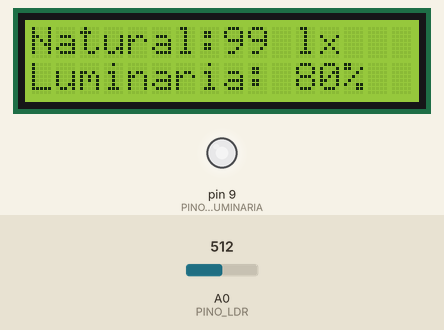
Simulated run of this sketch. Board: Arduino Uno, built with avr-gcc and run on an emulated ATmega328P. Shown: 16×2 character LCD, output pins drawn as LEDs (lit = HIGH). The test bench sets the inputs (shaded band); at power-on: A0 (PINO_LDR) = 512. What the sketch prints to the serial monitor is not drawn.

Above: at 1.2 s.
1.3 s: A0 (PINO_LDR) set to 306
At 2.71 s:
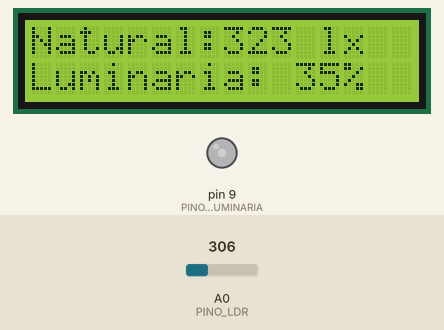
3.1 s: A0 (PINO_LDR) set to 122
At 3.9 s:
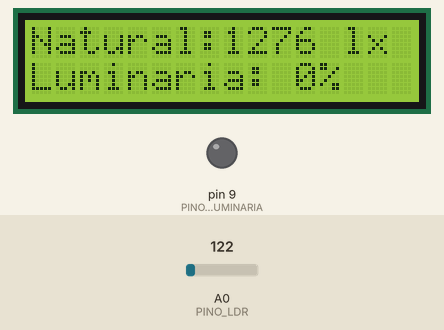
6.1 s: A0 (PINO_LDR) set to 246
At 6.78 s:
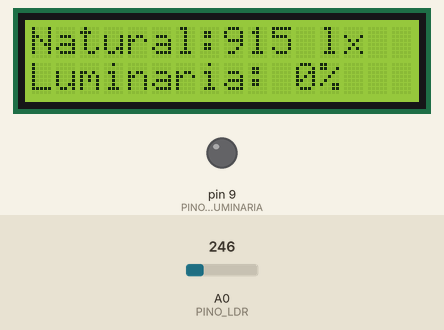
8.5 s: A0 (PINO_LDR) set to 253
At 11.7 s:
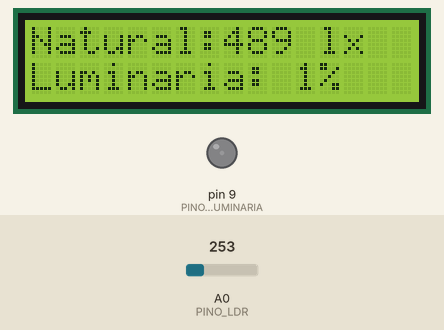
Timing chart, 0 to 12.5 s (numbered marks = the images above; inputs shaded):
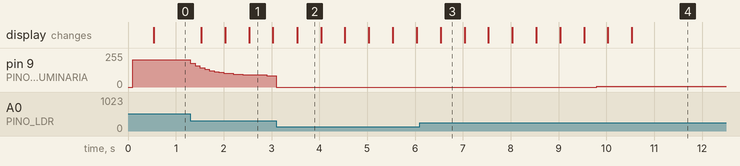

Measured:
- after the input at 1.3 s, pin 9 (PINO_LUMINARIA): moves from 204/255 to 86/255 over 1.6 s, starting at once; the display: first changes after 0.23 s (image 1 shows a later state)
- after the input at 3.1 s, pin 9 (PINO_LUMINARIA): 86/255 → 0/255 at once
- after the input at 6.1 s, the display: changes after 0.43 s (image 3)
- after the input at 8.5 s, pin 9 (PINO_LUMINARIA): 0/255 → 5/255 after 1.3 s
- what the display in image 1 shows lasts 0.5 s, from 2.5 s to 3.0 s

The sketch:

sketch.ino
```cpp
/*
 * ===========================================================================
 *  Escritório Inteligente | Automação 6: Iluminação com aproveitamento da
 *  luz natural (daylight harvesting)
 * ---------------------------------------------------------------------------
 *  Problema: as luminárias das estações de trabalho ficam em 100 % mesmo
 *  com o sol entrando pela janela, gastando energia sem necessidade.
 *
 *  Entrada: sensor de luminosidade LDR (módulo com saída analógica).
 *  Saídas:  luminária dimerizável (LED controlado por PWM) e LCD 16x2 I2C.
 *
 *  Lógica (controle proporcional):
 *    - Converte a leitura do LDR em lux.
 *    - A meta é 500 lux no plano de trabalho, valor da norma
 *      ABNT NBR ISO/CIE 8995-1 para escritórios.
 *    - A luminária completa só o que falta: potência = (500 - lux) / 500.
 *    - Média móvel exponencial suaviza a leitura, e uma faixa morta de 2 %
 *      evita que a luz fique "tremendo" com pequenas variações.
 *
 *  Plataforma: Arduino Uno (ATmega328P), simulado no Wokwi.
 * ===========================================================================
 */
#include <Wire.h>
#include <LiquidCrystal_I2C.h>
#include <math.h>

// ----------------------------- Pinos ---------------------------------------
const byte PINO_LDR        = A0;
const byte PINO_LUMINARIA  = 9;   // pino com PWM

LiquidCrystal_I2C lcd(0x27, 16, 2);

// ----------------------------- Parâmetros ----------------------------------
const float GAMMA = 0.7;             // constantes do LDR do Wokwi
const float RL10 = 50;               // resistência (kΩ) a 10 lux
const float META_LUX = 500.0;        // iluminância desejada (NBR ISO/CIE 8995-1)
const float SUAVIZACAO = 0.2;        // peso da leitura nova na média móvel
const int FAIXA_MORTA = 5;           // passos de PWM (cerca de 2 %)
const unsigned long INTERVALO = 100; // ms entre leituras

// ----------------------------- Estado --------------------------------------
float luxSuavizado = -1;             // -1 indica que ainda não houve leitura
int potenciaAtual = -1;              // 0 a 255
unsigned long ultimaLeitura = 0;
unsigned long ultimaTela = 0;

// Converte a leitura analógica do módulo LDR em lux
float lerLux() {
  int leitura = analogRead(PINO_LDR);
  leitura = constrain(leitura, 1, 1022);       // evita divisão por zero
  float tensao = leitura / 1024.0 * 5.0;
  float resistencia = 2000.0 * tensao / (1.0 - tensao / 5.0);
  return pow(RL10 * 1e3 * pow(10, GAMMA) / resistencia, 1.0 / GAMMA);
}

// Calcula a potência da luminária (0 a 255) que completa a luz natural
int calcularPotencia(float lux) {
  if (lux >= META_LUX) return 0;               // luz natural já basta
  float falta = (META_LUX - lux) / META_LUX;   // 0,0 a 1,0
  return constrain((int)(falta * 255.0 + 0.5), 0, 255);
}

void setup() {
  Serial.begin(9600);
  pinMode(PINO_LUMINARIA, OUTPUT);
  lcd.init();
  lcd.backlight();
}

void loop() {
  unsigned long agora = millis();
  if (agora - ultimaLeitura < INTERVALO) return;
  ultimaLeitura = agora;

  float lux = lerLux();
  // Média móvel exponencial: filtra variações rápidas (nuvem, sombra de pessoa)
  if (luxSuavizado < 0) luxSuavizado = lux;
  else luxSuavizado = SUAVIZACAO * lux + (1.0 - SUAVIZACAO) * luxSuavizado;

  int potencia = calcularPotencia(luxSuavizado);
  // Faixa morta: só ajusta a luminária quando a mudança é perceptível
  if (potenciaAtual < 0 || abs(potencia - potenciaAtual) >= FAIXA_MORTA ||
      (potencia == 0 && potenciaAtual != 0) || (potencia == 255 && potenciaAtual != 255)) {
    potenciaAtual = potencia;
    analogWrite(PINO_LUMINARIA, potenciaAtual);
    Serial.print(F("[LUZ] Natural: "));
    Serial.print(luxSuavizado, 0);
    Serial.print(F(" lux | Luminaria: "));
    Serial.print(potenciaAtual * 100 / 255);
    Serial.println(F(" %"));
  }

  if (agora - ultimaTela >= 500) {
    ultimaTela = agora;
    lcd.setCursor(0, 0);
    lcd.print("Natural:");
    lcd.print(luxSuavizado > 9999 ? 9999 : (int)luxSuavizado);
    lcd.print(" lx    ");
    lcd.setCursor(0, 1);
    lcd.print("Luminaria: ");
    lcd.print(potenciaAtual * 100 / 255);
    lcd.print("%   ");
  }
}
```
